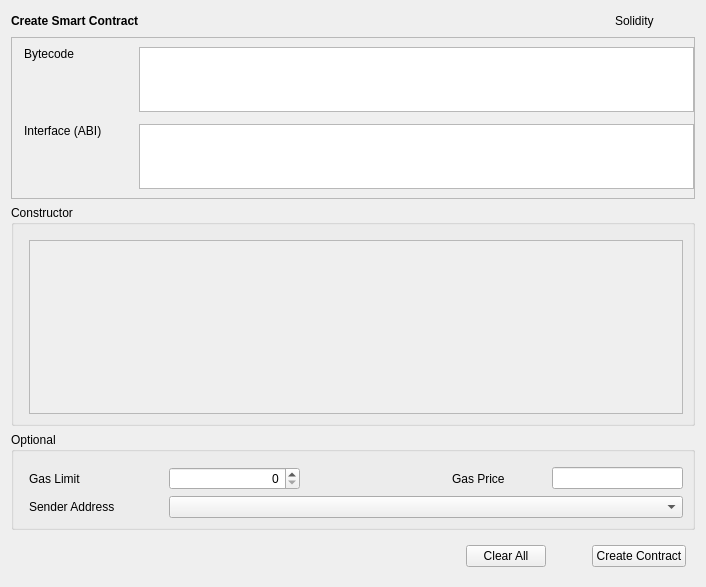
<?xml version="1.0" encoding="UTF-8"?>
<ui version="4.0">
 <class>CreateContract</class>
 <widget class="QWidget" name="CreateContract">
  <property name="geometry">
   <rect>
    <x>0</x>
    <y>0</y>
    <width>706</width>
    <height>587</height>
   </rect>
  </property>
  <property name="windowTitle">
   <string>Form</string>
  </property>
  <layout class="QVBoxLayout" name="verticalLayout_7">
   <item>
    <widget class="QStackedWidget" name="stackedWidget">
     <property name="currentIndex">
      <number>0</number>
     </property>
     <widget class="QWidget" name="createContractPage">
      <layout class="QVBoxLayout" name="verticalLayout_8">
       <property name="leftMargin">
        <number>0</number>
       </property>
       <property name="topMargin">
        <number>0</number>
       </property>
       <property name="rightMargin">
        <number>0</number>
       </property>
       <property name="bottomMargin">
        <number>0</number>
       </property>
       <item>
        <layout class="QHBoxLayout" name="horizontalLayout">
         <item>
          <widget class="QLabel" name="labelTitle">
           <property name="font">
            <font>
             <weight>75</weight>
             <bold>true</bold>
            </font>
           </property>
           <property name="text">
            <string>Create Smart Contract</string>
           </property>
          </widget>
         </item>
         <item>
          <spacer name="horizontalSpacer_4">
           <property name="orientation">
            <enum>Qt::Horizontal</enum>
           </property>
           <property name="sizeHint" stdset="0">
            <size>
             <width>40</width>
             <height>20</height>
            </size>
           </property>
          </spacer>
         </item>
         <item>
          <widget class="QLabel" name="labelSolidity">
           <property name="minimumSize">
            <size>
             <width>80</width>
             <height>0</height>
            </size>
           </property>
           <property name="text">
            <string>Solidity</string>
           </property>
          </widget>
         </item>
        </layout>
       </item>
       <item>
        <widget class="QFrame" name="frameContract">
         <property name="sizePolicy">
          <sizepolicy hsizetype="Preferred" vsizetype="Fixed">
           <horstretch>0</horstretch>
           <verstretch>0</verstretch>
          </sizepolicy>
         </property>
         <property name="frameShape">
          <enum>QFrame::StyledPanel</enum>
         </property>
         <property name="frameShadow">
          <enum>QFrame::Raised</enum>
         </property>
         <layout class="QVBoxLayout" name="verticalLayout_10">
          <property name="leftMargin">
           <number>0</number>
          </property>
          <property name="rightMargin">
           <number>0</number>
          </property>
          <item>
           <layout class="QGridLayout" name="gridLayout">
            <property name="leftMargin">
             <number>12</number>
            </property>
            <property name="horizontalSpacing">
             <number>15</number>
            </property>
            <property name="verticalSpacing">
             <number>12</number>
            </property>
            <item row="0" column="1">
             <widget class="QValidatedTextEdit" name="textEditBytecode">
              <property name="sizePolicy">
               <sizepolicy hsizetype="Expanding" vsizetype="Fixed">
                <horstretch>0</horstretch>
                <verstretch>0</verstretch>
               </sizepolicy>
              </property>
              <property name="maximumSize">
               <size>
                <width>16777215</width>
                <height>65</height>
               </size>
              </property>
              <property name="horizontalScrollBarPolicy">
               <enum>Qt::ScrollBarAlwaysOff</enum>
              </property>
             </widget>
            </item>
            <item row="0" column="0">
             <layout class="QVBoxLayout" name="verticalLayout">
              <item>
               <widget class="QLabel" name="labelBytecode">
                <property name="sizePolicy">
                 <sizepolicy hsizetype="Fixed" vsizetype="Preferred">
                  <horstretch>0</horstretch>
                  <verstretch>0</verstretch>
                 </sizepolicy>
                </property>
                <property name="minimumSize">
                 <size>
                  <width>100</width>
                  <height>0</height>
                 </size>
                </property>
                <property name="text">
                 <string>Bytecode</string>
                </property>
               </widget>
              </item>
              <item>
               <spacer name="verticalSpacer_2">
                <property name="orientation">
                 <enum>Qt::Vertical</enum>
                </property>
                <property name="sizeHint" stdset="0">
                 <size>
                  <width>20</width>
                  <height>40</height>
                 </size>
                </property>
               </spacer>
              </item>
             </layout>
            </item>
            <item row="1" column="1">
             <widget class="QValidatedTextEdit" name="textEditInterface">
              <property name="sizePolicy">
               <sizepolicy hsizetype="Expanding" vsizetype="Fixed">
                <horstretch>0</horstretch>
                <verstretch>0</verstretch>
               </sizepolicy>
              </property>
              <property name="maximumSize">
               <size>
                <width>16777215</width>
                <height>65</height>
               </size>
              </property>
              <property name="horizontalScrollBarPolicy">
               <enum>Qt::ScrollBarAlwaysOff</enum>
              </property>
             </widget>
            </item>
            <item row="1" column="0">
             <layout class="QVBoxLayout" name="verticalLayout_3">
              <item>
               <widget class="QLabel" name="labelInterface">
                <property name="sizePolicy">
                 <sizepolicy hsizetype="Fixed" vsizetype="Preferred">
                  <horstretch>0</horstretch>
                  <verstretch>0</verstretch>
                 </sizepolicy>
                </property>
                <property name="minimumSize">
                 <size>
                  <width>100</width>
                  <height>0</height>
                 </size>
                </property>
                <property name="text">
                 <string>Interface (ABI)</string>
                </property>
               </widget>
              </item>
              <item>
               <spacer name="verticalSpacer">
                <property name="orientation">
                 <enum>Qt::Vertical</enum>
                </property>
                <property name="sizeHint" stdset="0">
                 <size>
                  <width>20</width>
                  <height>40</height>
                 </size>
                </property>
               </spacer>
              </item>
             </layout>
            </item>
           </layout>
          </item>
         </layout>
        </widget>
       </item>
       <item>
        <widget class="QGroupBox" name="groupBoxConstructor">
         <property name="title">
          <string>Constructor</string>
         </property>
         <layout class="QVBoxLayout" name="verticalLayout_2">
          <property name="leftMargin">
           <number>15</number>
          </property>
          <property name="topMargin">
           <number>15</number>
          </property>
          <item>
           <widget class="QScrollArea" name="scrollAreaConstructor">
            <property name="widgetResizable">
             <bool>true</bool>
            </property>
            <widget class="QWidget" name="scrollAreaWidgetContents">
             <property name="geometry">
              <rect>
               <x>0</x>
               <y>0</y>
               <width>656</width>
               <height>172</height>
              </rect>
             </property>
             <layout class="QVBoxLayout" name="verticalLayout_5"/>
            </widget>
           </widget>
          </item>
         </layout>
        </widget>
       </item>
       <item>
        <widget class="QGroupBox" name="groupBoxOptional">
         <property name="title">
          <string>Optional</string>
         </property>
         <layout class="QGridLayout" name="gridLayout_2">
          <property name="leftMargin">
           <number>15</number>
          </property>
          <property name="topMargin">
           <number>15</number>
          </property>
          <property name="horizontalSpacing">
           <number>10</number>
          </property>
          <property name="verticalSpacing">
           <number>6</number>
          </property>
          <item row="2" column="1" colspan="4">
           <widget class="AddressField" name="lineEditSenderAddress">
            <property name="minimumSize">
             <size>
              <width>370</width>
              <height>0</height>
             </size>
            </property>
           </widget>
          </item>
          <item row="2" column="0">
           <widget class="QLabel" name="labelSenderAddress">
            <property name="sizePolicy">
             <sizepolicy hsizetype="Fixed" vsizetype="Preferred">
              <horstretch>0</horstretch>
              <verstretch>0</verstretch>
             </sizepolicy>
            </property>
            <property name="minimumSize">
             <size>
              <width>130</width>
              <height>0</height>
             </size>
            </property>
            <property name="text">
             <string>Sender Address</string>
            </property>
           </widget>
          </item>
          <item row="0" column="3">
           <widget class="QLabel" name="labelGasPrice">
            <property name="sizePolicy">
             <sizepolicy hsizetype="Preferred" vsizetype="Preferred">
              <horstretch>0</horstretch>
              <verstretch>0</verstretch>
             </sizepolicy>
            </property>
            <property name="minimumSize">
             <size>
              <width>90</width>
              <height>0</height>
             </size>
            </property>
            <property name="text">
             <string>Gas Price</string>
            </property>
           </widget>
          </item>
          <item row="0" column="0">
           <widget class="QLabel" name="labelGasLimit">
            <property name="sizePolicy">
             <sizepolicy hsizetype="Fixed" vsizetype="Preferred">
              <horstretch>0</horstretch>
              <verstretch>0</verstretch>
             </sizepolicy>
            </property>
            <property name="minimumSize">
             <size>
              <width>130</width>
              <height>0</height>
             </size>
            </property>
            <property name="text">
             <string>Gas Limit</string>
            </property>
           </widget>
          </item>
          <item row="0" column="1">
           <widget class="QSpinBox" name="lineEditGasLimit">
            <property name="sizePolicy">
             <sizepolicy hsizetype="Expanding" vsizetype="Fixed">
              <horstretch>0</horstretch>
              <verstretch>0</verstretch>
             </sizepolicy>
            </property>
            <property name="alignment">
             <set>Qt::AlignRight|Qt::AlignTrailing|Qt::AlignVCenter</set>
            </property>
           </widget>
          </item>
          <item row="0" column="4">
           <widget class="BitcoinAmountField" name="lineEditGasPrice"/>
          </item>
          <item row="0" column="2">
           <spacer name="horizontalSpacer_5">
            <property name="orientation">
             <enum>Qt::Horizontal</enum>
            </property>
            <property name="sizeType">
             <enum>QSizePolicy::Expanding</enum>
            </property>
            <property name="sizeHint" stdset="0">
             <size>
              <width>60</width>
              <height>20</height>
             </size>
            </property>
           </spacer>
          </item>
         </layout>
        </widget>
       </item>
      </layout>
     </widget>
    </widget>
   </item>
   <item>
    <layout class="QHBoxLayout" name="horizontalLayout_3">
     <property name="leftMargin">
      <number>9</number>
     </property>
     <property name="topMargin">
      <number>9</number>
     </property>
     <property name="rightMargin">
      <number>9</number>
     </property>
     <property name="bottomMargin">
      <number>9</number>
     </property>
     <item>
      <spacer name="horizontalSpacer">
       <property name="orientation">
        <enum>Qt::Horizontal</enum>
       </property>
       <property name="sizeType">
        <enum>QSizePolicy::Expanding</enum>
       </property>
       <property name="sizeHint" stdset="0">
        <size>
         <width>40</width>
         <height>20</height>
        </size>
       </property>
      </spacer>
     </item>
     <item>
      <widget class="QPushButton" name="pushButtonClearAll">
       <property name="text">
        <string>Clear All</string>
       </property>
      </widget>
     </item>
     <item>
      <spacer name="horizontalSpacer_3">
       <property name="orientation">
        <enum>Qt::Horizontal</enum>
       </property>
       <property name="sizeType">
        <enum>QSizePolicy::Fixed</enum>
       </property>
       <property name="sizeHint" stdset="0">
        <size>
         <width>40</width>
         <height>20</height>
        </size>
       </property>
      </spacer>
     </item>
     <item>
      <widget class="QPushButton" name="pushButtonCreateContract">
       <property name="text">
        <string>Create Contract</string>
       </property>
      </widget>
     </item>
    </layout>
   </item>
  </layout>
 </widget>
 <customwidgets>
  <customwidget>
   <class>QValidatedTextEdit</class>
   <extends>QTextEdit</extends>
   <header>qt/qvalidatedtextedit.h</header>
  </customwidget>
  <customwidget>
   <class>AddressField</class>
   <extends>QComboBox</extends>
   <header>qt/addressfield.h</header>
  </customwidget>
  <customwidget>
   <class>BitcoinAmountField</class>
   <extends>QLineEdit</extends>
   <header>qt/bitcoinamountfield.h</header>
   <container>1</container>
  </customwidget>
 </customwidgets>
 <resources/>
 <connections/>
</ui>
